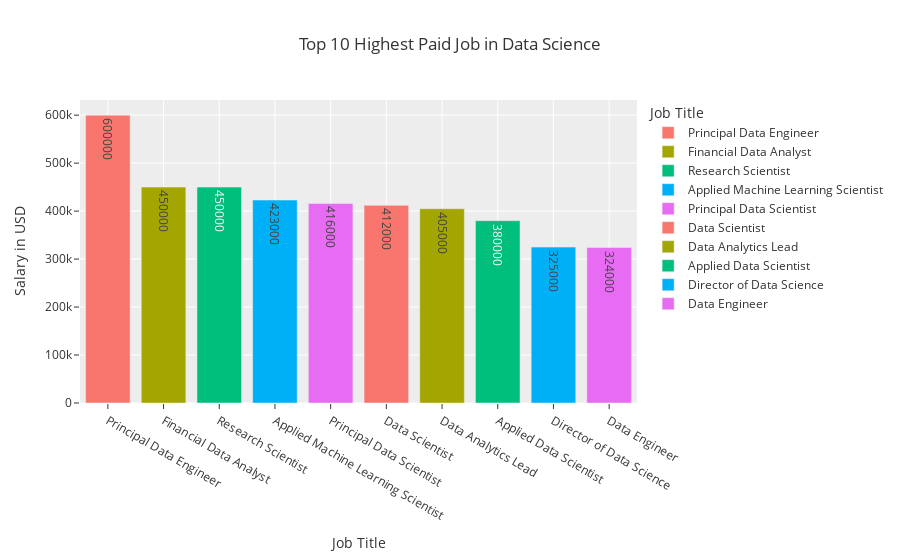

This figure's notebook cell:
### Code cell
# Plotting with Plotly

fig = px.bar(Max_Sal,x = Max_Sal.index , y = Max_Sal.values, 
             color = Max_Sal.index, labels = {'job_title' : 'Job Title' , 'y': 'Salary in USD'},
            template ='ggplot2', text='salary_in_usd', title='Top 10 Highest Paid Job in Data Science')
fig.show()

### Figure 1 — Plotly figure (JSON) as saved in the notebook; plotly's stock layout.template omitted (floating-point values rounded to 4 significant figures)
{"data": [{"alignmentgroup": "True", "hovertemplate": "Job Title=%{x}<br>Salary in USD=%{y}<br>salary_in_usd=%{text}<extra></extra>", "legendgroup": "Principal Data Engineer", "marker": {"color": "#F8766D", "pattern": {"shape": ""}}, "name": "Principal Data Engineer", "offsetgroup": "Principal Data Engineer", "orientation": "v", "showlegend": true, "text": [600000], "textposition": "auto", "type": "bar", "x": ["Principal Data Engineer"], "xaxis": "x", "y": [600000], "yaxis": "y"}, {"alignmentgroup": "True", "hovertemplate": "Job Title=%{x}<br>Salary in USD=%{y}<br>salary_in_usd=%{text}<extra></extra>", "legendgroup": "Financial Data Analyst", "marker": {"color": "#A3A500", "pattern": {"shape": ""}}, "name": "Financial Data Analyst", "offsetgroup": "Financial Data Analyst", "orientation": "v", "showlegend": true, "text": [450000], "textposition": "auto", "type": "bar", "x": ["Financial Data Analyst"], "xaxis": "x", "y": [450000], "yaxis": "y"}, {"alignmentgroup": "True", "hovertemplate": "Job Title=%{x}<br>Salary in USD=%{y}<br>salary_in_usd=%{text}<extra></extra>", "legendgroup": "Research Scientist", "marker": {"color": "#00BF7D", "pattern": {"shape": ""}}, "name": "Research Scientist", "offsetgroup": "Research Scientist", "orientation": "v", "showlegend": true, "text": [450000], "textposition": "auto", "type": "bar", "x": ["Research Scientist"], "xaxis": "x", "y": [450000], "yaxis": "y"}, {"alignmentgroup": "True", "hovertemplate": "Job Title=%{x}<br>Salary in USD=%{y}<br>salary_in_usd=%{text}<extra></extra>", "legendgroup": "Applied Machine Learning Scientist", "marker": {"color": "#00B0F6", "pattern": {"shape": ""}}, "name": "Applied Machine Learning Scientist", "offsetgroup": "Applied Machine Learning Scientist", "orientation": "v", "showlegend": true, "text": [423000], "textposition": "auto", "type": "bar", "x": ["Applied Machine Learning Scientist"], "xaxis": "x", "y": [423000], "yaxis": "y"}, {"alignmentgroup": "True", "hovertemplate": "Job Title=%{x}<br>Salary in USD=%{y}<br>salary_in_usd=%{text}<extra></extra>", "legendgroup": "Principal Data Scientist", "marker": {"color": "#E76BF3", "pattern": {"shape": ""}}, "name": "Principal Data Scientist", "offsetgroup": "Principal Data Scientist", "orientation": "v", "showlegend": true, "text": [416000], "textposition": "auto", "type": "bar", "x": ["Principal Data Scientist"], "xaxis": "x", "y": [416000], "yaxis": "y"}, {"alignmentgroup": "True", "hovertemplate": "Job Title=%{x}<br>Salary in USD=%{y}<br>salary_in_usd=%{text}<extra></extra>", "legendgroup": "Data Scientist", "marker": {"color": "#F8766D", "pattern": {"shape": ""}}, "name": "Data Scientist", "offsetgroup": "Data Scientist", "orientation": "v", "showlegend": true, "text": [412000], "textposition": "auto", "type": "bar", "x": ["Data Scientist"], "xaxis": "x", "y": [412000], "yaxis": "y"}, {"alignmentgroup": "True", "hovertemplate": "Job Title=%{x}<br>Salary in USD=%{y}<br>salary_in_usd=%{text}<extra></extra>", "legendgroup": "Data Analytics Lead", "marker": {"color": "#A3A500", "pattern": {"shape": ""}}, "name": "Data Analytics Lead", "offsetgroup": "Data Analytics Lead", "orientation": "v", "showlegend": true, "text": [405000], "textposition": "auto", "type": "bar", "x": ["Data Analytics Lead"], "xaxis": "x", "y": [405000], "yaxis": "y"}, {"alignmentgroup": "True", "hovertemplate": "Job Title=%{x}<br>Salary in USD=%{y}<br>salary_in_usd=%{text}<extra></extra>", "legendgroup": "Applied Data Scientist", "marker": {"color": "#00BF7D", "pattern": {"shape": ""}}, "name": "Applied Data Scientist", "offsetgroup": "Applied Data Scientist", "orientation": "v", "showlegend": true, "text": [380000], "textposition": "auto", "type": "bar", "x": ["Applied Data Scientist"], "xaxis": "x", "y": [380000], "yaxis": "y"}, {"alignmentgroup": "True", "hovertemplate": "Job Title=%{x}<br>Salary in USD=%{y}<br>salary_in_usd=%{text}<extra></extra>", "legendgroup": "Director of Data Science", "marker": {"color": "#00B0F6", "pattern": {"shape": ""}}, "name": "Director of Data Science", "offsetgroup": "Director of Data Science", "orientation": "v", "showlegend": true, "text": [325000], "textposition": "auto", "type": "bar", "x": ["Director of Data Science"], "xaxis": "x", "y": [325000], "yaxis": "y"}, {"alignmentgroup": "True", "hovertemplate": "Job Title=%{x}<br>Salary in USD=%{y}<br>salary_in_usd=%{text}<extra></extra>", "legendgroup": "Data Engineer", "marker": {"color": "#E76BF3", "pattern": {"shape": ""}}, "name": "Data Engineer", "offsetgroup": "Data Engineer", "orientation": "v", "showlegend": true, "text": [324000], "textposition": "auto", "type": "bar", "x": ["Data Engineer"], "xaxis": "x", "y": [324000], "yaxis": "y"}], "layout": {"barmode": "relative", "legend": {"title": {"text": "Job Title"}, "tracegroupgap": 0}, "title": {"text": "Top 10 Highest Paid Job in Data Science"}, "xaxis": {"anchor": "y", "categoryarray": ["Principal Data Engineer", "Financial Data Analyst", "Research Scientist", "Applied Machine Learning Scientist", "Principal Data Scientist", "Data Scientist", "Data Analytics Lead", "Applied Data Scientist", "Director of Data Science", "Data Engineer"], "categoryorder": "array", "domain": [0, 1], "title": {"text": "Job Title"}}, "yaxis": {"anchor": "x", "domain": [0, 1], "title": {"text": "Salary in USD"}}}}
